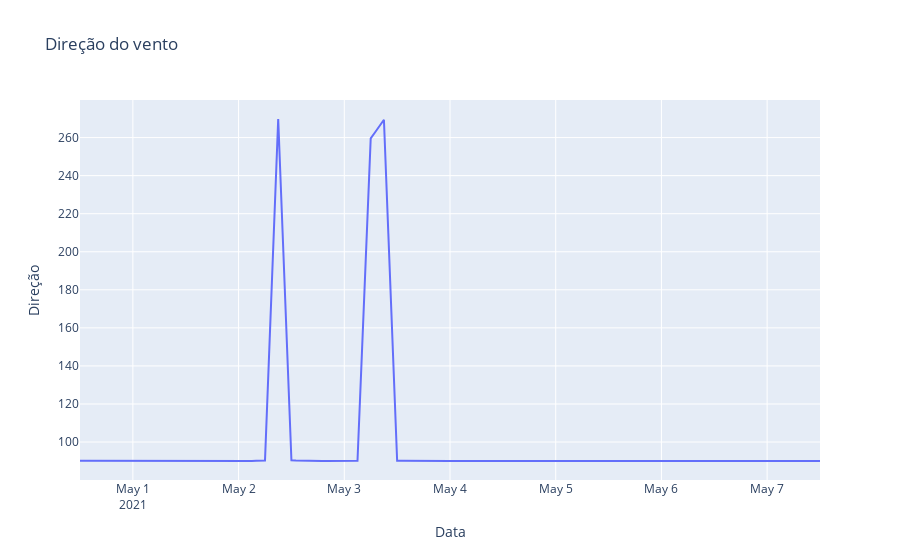

Notebook source saved alongside this figure:
### Code cell
py.iplot(fig)

### Figure 1 — Plotly figure (JSON) as saved in the notebook; plotly's stock layout.template omitted (floating-point values rounded to 4 significant figures; data arrays with more than 128 entries replaced by an {"elided": "..."} marker saying what was removed)
{"data": [{"name": "Tibau do Sul", "type": "scatter", "x": {"elided": "169 str values"}, "y": {"elided": "169 float values"}}], "layout": {"title": {"text": "Direção do vento"}, "xaxis": {"title": {"text": "Data"}}, "yaxis": {"title": {"text": "Direção"}}}}
